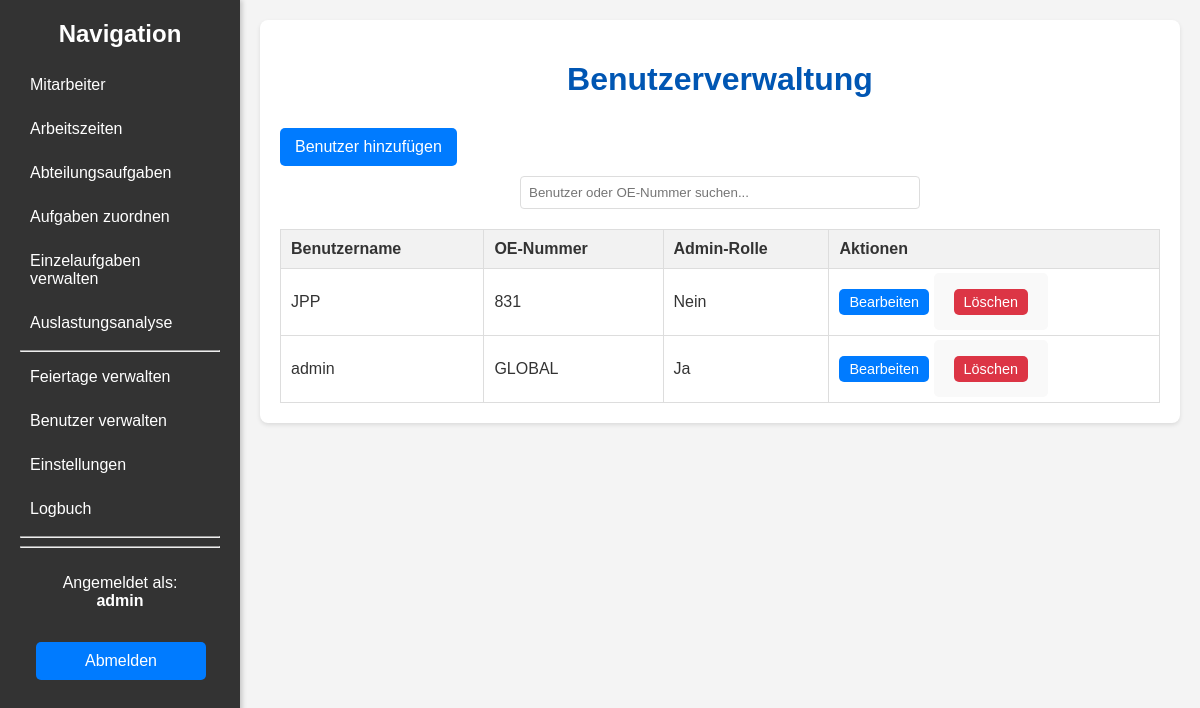
The app's page /admin/users (signed in) with its own data.
### models.py (models this page shows, shortened)
class User(db.Model, UserMixin):
    id = db.Column(db.Integer, primary_key=True)
    username = db.Column(db.String(100), unique=True, nullable=False)
    password_hash = db.Column(db.String(128))
    oe_number = db.Column(db.String(50), nullable=False)
    is_admin = db.Column(db.Boolean, default=False)

### app.py (the view)
@app.route('/admin/users')
@login_required
@admin_required
def user_list():
    users = User.query.order_by(User.username).all()
    return render_template('user_list.html', users=users)

### app.py (called while the page is built)
@login_manager.user_loader
def load_user(user_id):
    return User.query.get(int(user_id))

def admin_required(f):
    @wraps(f)
    def decorated_function(*args, **kwargs):
        if not current_user.is_admin:
            flash('Für diese Aktion sind Administratorrechte erforderlich.', 'danger')
            return redirect(url_for('index'))
        return f(*args, **kwargs)
    return decorated_function

### templates/user_list.html (shortened to what this page needs)
{% extends "base.html" %}
{% block content %}
    <h1>Benutzerverwaltung</h1>
    <a href="{{ url_for('add_user') }}" class="button">Benutzer hinzufügen</a>
    <div class="search-container">
        <input type="text" id="userSearch" onkeyup="filterTable()" placeholder="Benutzer oder OE-Nummer suchen...">
    </div>
    <table id="userTable">
        <thead>
            <tr>
                <th class="sortable-header" data-column="username">Benutzername</th>
                <th class="sortable-header" data-column="oe_number">OE-Nummer</th>
                <th>Admin-Rolle</th>
                <th>Aktionen</th>
            </tr>
        </thead>
        <tbody>
            {% for user in users %}
            <tr>
                <td>{{ user.username }}</td>
                <td>{{ user.oe_number }}</td>
                <td>{% if user.is_admin %}Ja{% else %}Nein{% endif %}</td>
                <td>
                    <a href="{{ url_for('edit_user', user_id=user.id) }}" class="button small">Bearbeiten</a>
                    <form action="{{ url_for('delete_user', user_id=user.id) }}" method="post" style="display:inline;">
                        <button type="submit" class="button small delete">Löschen</button>
                    </form>
                </td>
            </tr>
            {% endfor %}
        </tbody>
    </table>
{% endblock %}

### templates/base.html (shortened to what this page needs)
<!DOCTYPE html>
<html lang="de">
<head>
    <link rel="stylesheet" href="{{ url_for('static', filename='style.css') }}">
</head>
<body>
    <div class="wrapper">
        {% block sidebar %}
        <div class="sidebar">
            <h2>Navigation</h2>
            <ul>
                <li><a href="{{ url_for('employees') }}">Mitarbeiter</a></li>
                <li><a href="{{ url_for('working_hours_changes') }}">Arbeitszeiten</a></li>
                <li><a href="{{ url_for('department_tasks') }}">Abteilungsaufgaben</a></li>
                <li><a href="{{ url_for('assign_tasks') }}">Aufgaben zuordnen</a></li>
                <li><a href="{{ url_for('einzelaufgaben') }}">Einzelaufgaben verwalten</a></li>
                <li><a href="{{ url_for('workload_analysis') }}">Auslastungsanalyse</a></li>
                {% if current_user.is_admin %}
                    <hr>
                    <li><a href="{{ url_for('holidays') }}">Feiertage verwalten</a></li>
                    <li><a href="{{ url_for('user_list') }}">Benutzer verwalten</a></li>
                    <li><a href="{{ url_for('settings') }}">Einstellungen</a></li>
                    <li><a href="{{ url_for('logbook') }}">Logbuch</a></li>
                {% endif %}
                <hr>
                <hr>
            </ul>
            <div style="position: relative; top: 10px; width: 100%;">
                 <p style="text-align: center;">Angemeldet als:<br><b>{{ current_user.username }}</b></p>
                 <a href="{{ url_for('logout') }}" class="button" style="width: 70%; margin: 8%;">Abmelden</a>
            </div>
        </div>
        {% endblock %}
        <div class="main-content">
            <div class="container">
                {% block content %}{% endblock %}
            </div>
        </div>
    </div>
</body>
</html>

### static/style.css (style rules this page uses)
body { font-family: Arial, sans-serif; margin: 0; background-color: #f4f4f4; color: #333; }
.wrapper { display: flex; min-height: 100vh; }
.sidebar { width: 200px; background-color: #333; color: white; padding: 20px; box-shadow: 2px 0 5px rgba(0,0,0,0.2); flex-shrink: 0; position: sticky; top: 0; height: 100vh; overflow-y: auto; }
.sidebar h2 { color: white; margin-top: 0; text-align: center; }
.sidebar ul { list-style: none; padding: 0; }
.sidebar ul li { margin-bottom: 10px; }
.sidebar ul li a { text-decoration: none; color: white; display: block; padding: 8px 10px; border-radius: 4px; }
.main-content { flex-grow: 1; padding: 20px; }
.container { max-width: 900px; margin: 0 auto; background-color: #fff; padding: 20px; border-radius: 8px; box-shadow: 0 2px 4px rgba(0, 0, 0, 0.1); }
h1, h2 { color: #0056b3; text-align: center; margin-bottom: 20px; }
table { width: 100%; border-collapse: collapse; margin-top: 20px; }
table, th, td { border: 1px solid #ddd; }
th, td { padding: 10px; text-align: left; }
th { background-color: #f2f2f2; }
.button { display: inline-block; padding: 10px 15px; margin: 10px 0; background-color: #007bff; color: white; text-align: center; text-decoration: none; border-radius: 5px; border: none; cursor: pointer; }
.button.small { padding: 5px 10px; font-size: 0.9em; }
.button.delete { background-color: #dc3545; }
form { background-color: #f9f9f9; padding: 20px; border-radius: 5px; margin-top: 20px; }
form button[type="submit"] { background-color: #28a745; color: white; padding: 10px 20px; border: none; border-radius: 5px; cursor: pointer; font-size: 1em; }
.search-container { margin-bottom: 20px; text-align: center; }
.search-container input { padding: 8px; width: 50%; max-width: 400px; border: 1px solid #ddd; border-radius: 4px; box-sizing: border-box; }
.sortable-header { cursor: pointer; position: relative; padding-right: 20px; }
.sortable-header::after { content: ''; display: inline-block; position: absolute; right: 5px; top: 50%; transform: translateY(-50%); width: 0; height: 0; border-left: 5px solid transparent; border-right: 5px solid transparent; vertical-align: middle; }

### templates/user_list.html (style rules this page uses)
.search-container { margin-bottom: 20px; text-align: center; }
.search-container input { padding: 8px; width: 50%; max-width: 400px; border: 1px solid #ddd; border-radius: 4px; box-sizing: border-box; }
.sortable-header { cursor: pointer; position: relative; padding-right: 20px; }
.sortable-header::after { content: ''; display: inline-block; position: absolute; right: 5px; top: 50%; transform: translateY(-50%); width: 0; height: 0; border-left: 5px solid transparent; border-right: 5px solid transparent; vertical-align: middle; }

### records on screen
User: username "admin", oe_number "GLOBAL", is_admin "Ja"
User: username "JPP", oe_number "831", is_admin "Nein"
